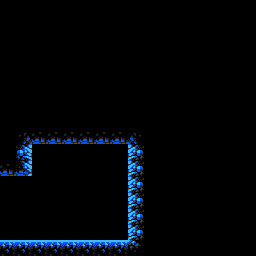

A 2D game scene composited from a Tiled map and its tileset images. What follows is a short description and the map's XML, with every tile layer's data as written:
An orthogonal 16x16 tile map with 16x16 px tiles, 1 tile layer (main), 2 tilesets and 1 object (l_0).

<map version="1.0" orientation="orthogonal" renderorder="right-down" width="16" height="16" tilewidth="16" tileheight="16" nextobjectid="6">
 <properties>
  <property name="isStart" type="bool" value="true" />
 </properties>
 <tileset firstgid="1" source="../corpus.tsx" />
 <tileset firstgid="12097" source="../../connectors.tsx" />
 <layer name="main" width="16" height="16">
  <data>
   <tile gid="0" />
   <tile gid="0" />
   <tile gid="0" />
   <tile gid="0" />
   <tile gid="0" />
   <tile gid="0" />
   <tile gid="0" />
   <tile gid="0" />
   <tile gid="0" />
   <tile gid="0" />
   <tile gid="0" />
   <tile gid="0" />
   <tile gid="0" />
   <tile gid="0" />
   <tile gid="0" />
   <tile gid="0" />
   <tile gid="0" />
   <tile gid="0" />
   <tile gid="0" />
   <tile gid="0" />
   <tile gid="0" />
   <tile gid="0" />
   <tile gid="0" />
   <tile gid="0" />
   <tile gid="0" />
   <tile gid="0" />
   <tile gid="0" />
   <tile gid="0" />
   <tile gid="0" />
   <tile gid="0" />
   <tile gid="0" />
   <tile gid="0" />
   <tile gid="0" />
   <tile gid="0" />
   <tile gid="0" />
   <tile gid="0" />
   <tile gid="0" />
   <tile gid="0" />
   <tile gid="0" />
   <tile gid="0" />
   <tile gid="0" />
   <tile gid="0" />
   <tile gid="0" />
   <tile gid="0" />
   <tile gid="0" />
   <tile gid="0" />
   <tile gid="0" />
   <tile gid="0" />
   <tile gid="0" />
   <tile gid="0" />
   <tile gid="0" />
   <tile gid="0" />
   <tile gid="0" />
   <tile gid="0" />
   <tile gid="0" />
   <tile gid="0" />
   <tile gid="0" />
   <tile gid="0" />
   <tile gid="0" />
   <tile gid="0" />
   <tile gid="0" />
   <tile gid="0" />
   <tile gid="0" />
   <tile gid="0" />
   <tile gid="0" />
   <tile gid="0" />
   <tile gid="0" />
   <tile gid="0" />
   <tile gid="0" />
   <tile gid="0" />
   <tile gid="0" />
   <tile gid="0" />
   <tile gid="0" />
   <tile gid="0" />
   <tile gid="0" />
   <tile gid="0" />
   <tile gid="0" />
   <tile gid="0" />
   <tile gid="0" />
   <tile gid="0" />
   <tile gid="0" />
   <tile gid="0" />
   <tile gid="0" />
   <tile gid="0" />
   <tile gid="0" />
   <tile gid="0" />
   <tile gid="0" />
   <tile gid="0" />
   <tile gid="0" />
   <tile gid="0" />
   <tile gid="0" />
   <tile gid="0" />
   <tile gid="0" />
   <tile gid="0" />
   <tile gid="0" />
   <tile gid="0" />
   <tile gid="0" />
   <tile gid="0" />
   <tile gid="0" />
   <tile gid="0" />
   <tile gid="0" />
   <tile gid="0" />
   <tile gid="0" />
   <tile gid="0" />
   <tile gid="0" />
   <tile gid="0" />
   <tile gid="0" />
   <tile gid="0" />
   <tile gid="0" />
   <tile gid="0" />
   <tile gid="0" />
   <tile gid="0" />
   <tile gid="0" />
   <tile gid="0" />
   <tile gid="0" />
   <tile gid="0" />
   <tile gid="0" />
   <tile gid="0" />
   <tile gid="0" />
   <tile gid="0" />
   <tile gid="0" />
   <tile gid="0" />
   <tile gid="0" />
   <tile gid="0" />
   <tile gid="0" />
   <tile gid="0" />
   <tile gid="0" />
   <tile gid="0" />
   <tile gid="0" />
   <tile gid="4036" />
   <tile gid="4226" />
   <tile gid="4226" />
   <tile gid="4226" />
   <tile gid="4226" />
   <tile gid="4226" />
   <tile gid="4226" />
   <tile gid="4037" />
   <tile gid="0" />
   <tile gid="0" />
   <tile gid="0" />
   <tile gid="0" />
   <tile gid="0" />
   <tile gid="0" />
   <tile gid="0" />
   <tile gid="0" />
   <tile gid="4131" />
   <tile gid="0" />
   <tile gid="0" />
   <tile gid="0" />
   <tile gid="0" />
   <tile gid="0" />
   <tile gid="0" />
   <tile gid="4129" />
   <tile gid="0" />
   <tile gid="0" />
   <tile gid="0" />
   <tile gid="0" />
   <tile gid="0" />
   <tile gid="0" />
   <tile gid="0" />
   <tile gid="4226" />
   <tile gid="4227" />
   <tile gid="0" />
   <tile gid="0" />
   <tile gid="0" />
   <tile gid="0" />
   <tile gid="0" />
   <tile gid="0" />
   <tile gid="4129" />
   <tile gid="0" />
   <tile gid="0" />
   <tile gid="0" />
   <tile gid="0" />
   <tile gid="0" />
   <tile gid="0" />
   <tile gid="0" />
   <tile gid="0" />
   <tile gid="0" />
   <tile gid="0" />
   <tile gid="0" />
   <tile gid="0" />
   <tile gid="0" />
   <tile gid="0" />
   <tile gid="0" />
   <tile gid="4129" />
   <tile gid="0" />
   <tile gid="0" />
   <tile gid="0" />
   <tile gid="0" />
   <tile gid="0" />
   <tile gid="0" />
   <tile gid="0" />
   <tile gid="0" />
   <tile gid="0" />
   <tile gid="0" />
   <tile gid="0" />
   <tile gid="0" />
   <tile gid="0" />
   <tile gid="0" />
   <tile gid="0" />
   <tile gid="4129" />
   <tile gid="0" />
   <tile gid="0" />
   <tile gid="0" />
   <tile gid="0" />
   <tile gid="0" />
   <tile gid="0" />
   <tile gid="0" />
   <tile gid="0" />
   <tile gid="0" />
   <tile gid="0" />
   <tile gid="0" />
   <tile gid="0" />
   <tile gid="0" />
   <tile gid="0" />
   <tile gid="0" />
   <tile gid="4129" />
   <tile gid="0" />
   <tile gid="0" />
   <tile gid="0" />
   <tile gid="0" />
   <tile gid="0" />
   <tile gid="0" />
   <tile gid="0" />
   <tile gid="0" />
   <tile gid="0" />
   <tile gid="0" />
   <tile gid="0" />
   <tile gid="0" />
   <tile gid="0" />
   <tile gid="0" />
   <tile gid="0" />
   <tile gid="4129" />
   <tile gid="0" />
   <tile gid="0" />
   <tile gid="0" />
   <tile gid="0" />
   <tile gid="0" />
   <tile gid="0" />
   <tile gid="0" />
   <tile gid="4034" />
   <tile gid="4034" />
   <tile gid="4034" />
   <tile gid="4034" />
   <tile gid="4034" />
   <tile gid="4034" />
   <tile gid="4034" />
   <tile gid="4034" />
   <tile gid="4133" />
   <tile gid="0" />
   <tile gid="0" />
   <tile gid="0" />
   <tile gid="0" />
   <tile gid="0" />
   <tile gid="0" />
   <tile gid="0" />
  </data>
 </layer>
 <objectgroup name="connectors">
  <object id="5" type="l_0" gid="12101" x="0" y="176" width="16" height="16">
   <properties>
    <property name="type" type="int" value="0" />
   </properties>
  </object>
 </objectgroup>
</map>
